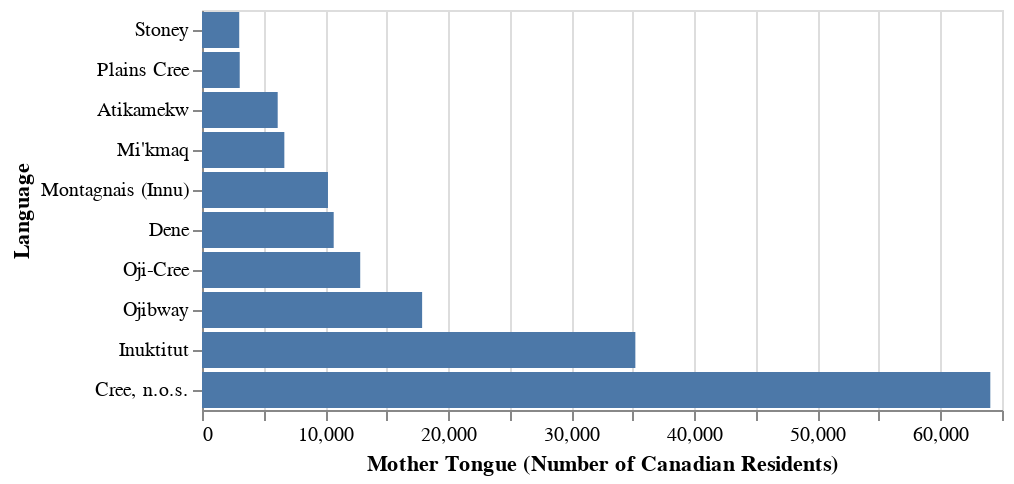

The code cell stored with this chart in its notebook:
### Code cell
glue('barplot-mother-tongue-reorder', ordered_barplot_mother_tongue, display=True)

### Figure 1 — Vega-Lite specification as saved in the notebook (floating-point values rounded to 4 significant figures)
{"config": {"view": {"continuousWidth": 400, "continuousHeight": 300}}, "data": {"name": "data-0cdfcf8245507d928490a47b75d8fff0"}, "mark": "bar", "encoding": {"x": {"field": "mother_tongue", "title": "Mother Tongue (Number of Canadian Residents)", "type": "quantitative"}, "y": {"field": "language", "sort": "x", "title": "Language", "type": "nominal"}}, "$schema": "https://vega.github.io/schema/vega-lite/v4.17.0.json", "datasets": {"data-0cdfcf8245507d928490a47b75d8fff0": [{"language": "Cree, n.o.s.", "mother_tongue": 64050}, {"language": "Inuktitut", "mother_tongue": 35210}, {"language": "Ojibway", "mother_tongue": 17885}, {"language": "Oji-Cree", "mother_tongue": 12855}, {"language": "Dene", "mother_tongue": 10700}, {"language": "Montagnais (Innu)", "mother_tongue": 10235}, {"language": "Mi'kmaq", "mother_tongue": 6690}, {"language": "Atikamekw", "mother_tongue": 6150}, {"language": "Plains Cree", "mother_tongue": 3065}, {"language": "Stoney", "mother_tongue": 3025}]}}
